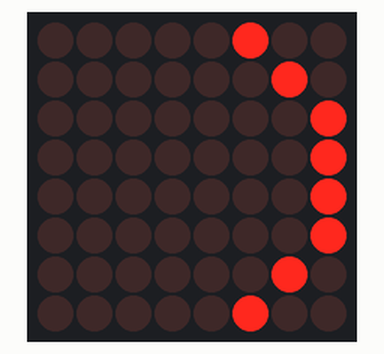
Recording of a sketch running on a simulated Arduino Uno, built with avr-gcc and run on an emulated ATmega328P. Shown: 8×8 LED matrix.

Above: at 0.3 s.
At 0.7 s:
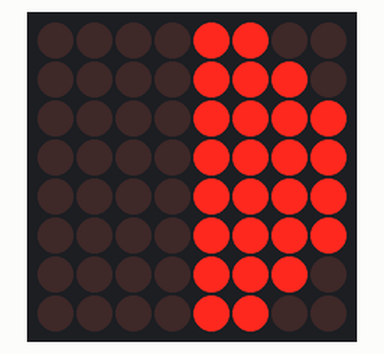
At 1.31 s:
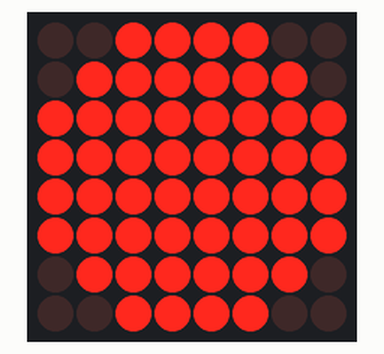
At 1.71 s:
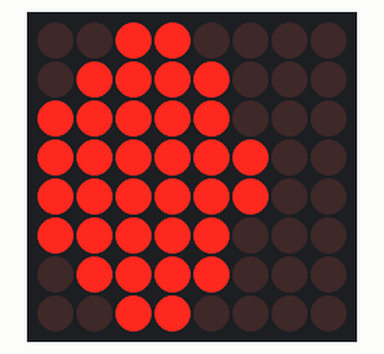
At 2.31 s:
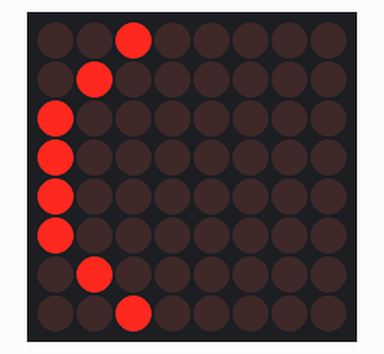

Measured:
- by itself, everything shown: repeats every 2.4 s, in 12 steps

The sketch:

sketch_max7219.ino
```cpp
// Author: Alberto Coppini
// 2020-04-07
// il test ha lo scopo di testare su matrice 8x8 i possibili stati delle fasi lunari.

#include <LedControl.h>
#include "moon_phases.h"

#define PIN_MAX7219_CLK 13
#define PIN_MAX7219_CS  12
#define PIN_MAX7219_DIN 14

const int MATRIX_ELEMETS = 1;
const int MATRIX_ROWS = 8;

// define LedContrl. Last parameter is # of Elements.
LedControl lc = LedControl (PIN_MAX7219_DIN, PIN_MAX7219_CLK, PIN_MAX7219_CS, MATRIX_ELEMETS);

void setup() {
  lc.shutdown(0, false);
  lc.setIntensity(0, 5);
  lc.clearDisplay(0);
}

void matrixSetMoonPhase(int i){
  for (int row = 0; row < MATRIX_ROWS; row++){
      lc.setRow(0, row, MOON_PHASES[i-1][row]);
    }
  }

void loop() {
  for  (int i=1; i<=12; i++){
    matrixSetMoonPhase(i);
    delay(200);
  }
}
```

moon_phases.h
```cpp
const byte MOON_PHASES[][8] = {
/* moon_0[8] */  {
 B00000000,
 B00000000,
 B00000000,
 B00000000,
 B00000000,
 B00000000,
 B00000000,
 B00000000
 },

/* moon_1[8] */ {
 B00000100,
 B00000010,
 B00000001,
 B00000001,
 B00000001,
 B00000001,
 B00000010,
 B00000100
 },

/* moon_2[8] */ {
 B00001100,
 B00000110,
 B00000111,
 B00000011,
 B00000011,
 B00000111,
 B00000110,
 B00001100
 },

/* moon_3[8] */ {
 B00001100,
 B00001110,
 B00001111,
 B00001111,
 B00001111,
 B00001111,
 B00001110,
 B00001100
 },

/* moon_4[8] */ {
 B00001100,
 B00011110,
 B00011111,
 B00111111,
 B00111111,
 B00011111,
 B00011110,
 B00001100
 },

/* moon_5[8] */ {
 B00011100,
 B00111110,
 B01111111,
 B01111111,
 B01111111,
 B01111111,
 B00111110,
 B00011100
 },

/* moon_6[8] */ {
 B00111100,
 B01111110,
 B11111111,
 B11111111,
 B11111111,
 B11111111,
 B01111110,
 B00111100
 },

 /* moon_7[8] */ {
 B00111000,
 B01111100,
 B11111110,
 B11111110,
 B11111110,
 B11111110,
 B01111100,
 B00111000
 },

 /* moon_8[8] */ {
 B00110000,
 B01111000,
 B11111000,
 B11111100,
 B11111100,
 B11111000,
 B01111000,
 B00110000
 },

 /* moon_9[8] */ {
 B00110000,
 B01110000,
 B11110000,
 B11110000,
 B11110000,
 B11110000,
 B01110000,
 B00110000
 },

 /* moon_10[8] */ {
 B00110000,
 B01100000,
 B11100000,
 B11000000,
 B11000000,
 B11100000,
 B01100000,
 B00110000
 },

 /* moon_11[8] */ {
 B00100000,
 B01000000,
 B10000000,
 B10000000,
 B10000000,
 B10000000,
 B01000000,
 B00100000
 }};
```
